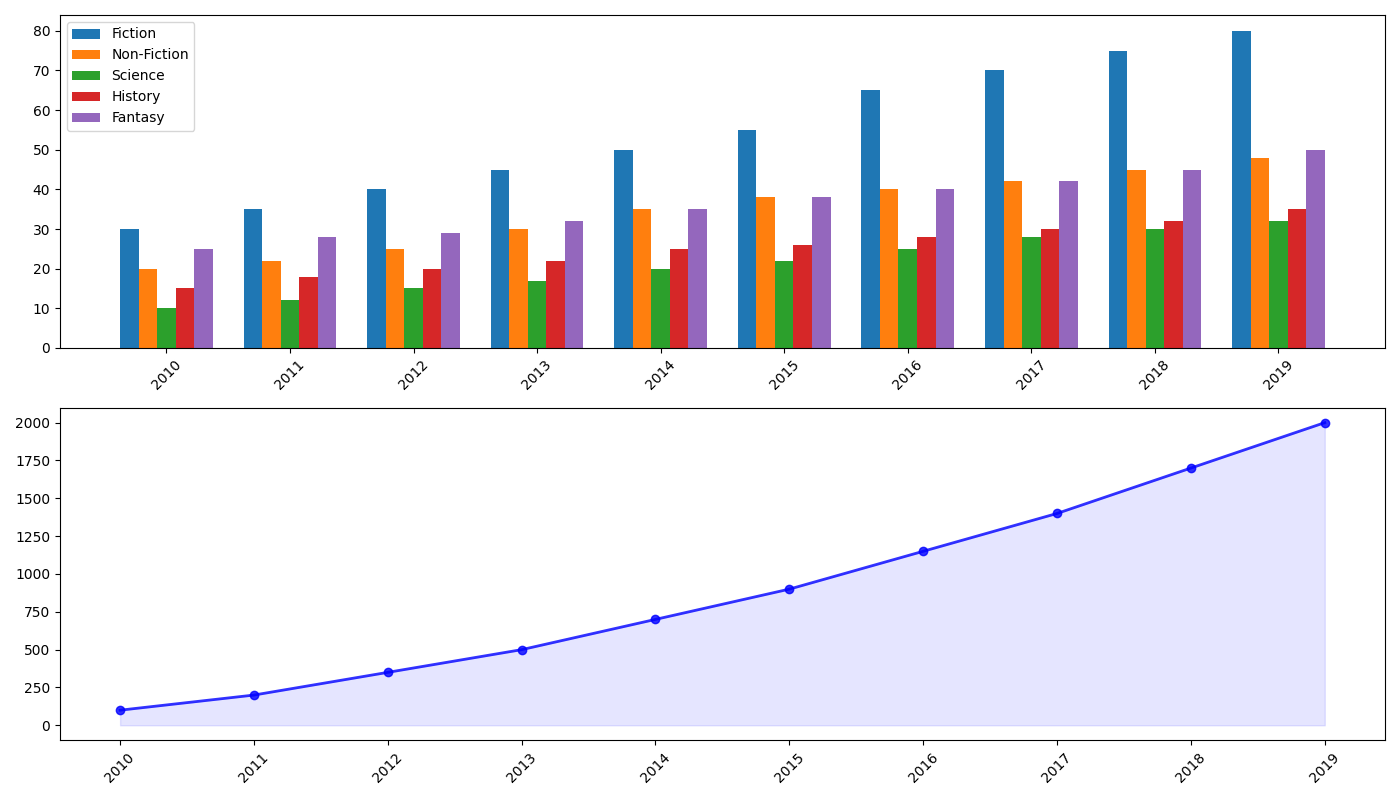

The script that drew this image:
import matplotlib.pyplot as plt
import numpy as np

years = np.arange(2010, 2020)

# Data sorted in ascending order
fiction = sorted([45, 30, 50, 70, 35, 40, 75, 80, 65, 55])
non_fiction = sorted([30, 22, 25, 48, 35, 40, 38, 45, 20, 42])
science = sorted([12, 15, 32, 20, 17, 30, 28, 10, 22, 25])
history = sorted([28, 22, 15, 18, 32, 26, 25, 30, 35, 20])
fantasy = sorted([29, 32, 38, 35, 42, 40, 45, 25, 28, 50])

cumulative_donations = [100, 200, 350, 500, 700, 900, 1150, 1400, 1700, 2000]

bar_width = 0.15
index = np.arange(len(years))

plt.figure(figsize=(14, 8))

# Sorted Bars
plt.subplot(2, 1, 1)
plt.bar(index - 2*bar_width, fiction, bar_width, label='Fiction')
plt.bar(index - bar_width, non_fiction, bar_width, label='Non-Fiction')
plt.bar(index, science, bar_width, label='Science')
plt.bar(index + bar_width, history, bar_width, label='History')
plt.bar(index + 2*bar_width, fantasy, bar_width, label='Fantasy')

plt.xticks(index, np.sort(years), rotation=45)
plt.legend()

# Cumulative Donations Line Chart remains unchanged
plt.subplot(2, 1, 2)
plt.plot(years, cumulative_donations, marker='o', color='b', linewidth=2, alpha=0.8)
plt.fill_between(years, cumulative_donations, color='blue', alpha=0.1)

plt.xticks(years, rotation=45)

plt.tight_layout()
plt.show()
